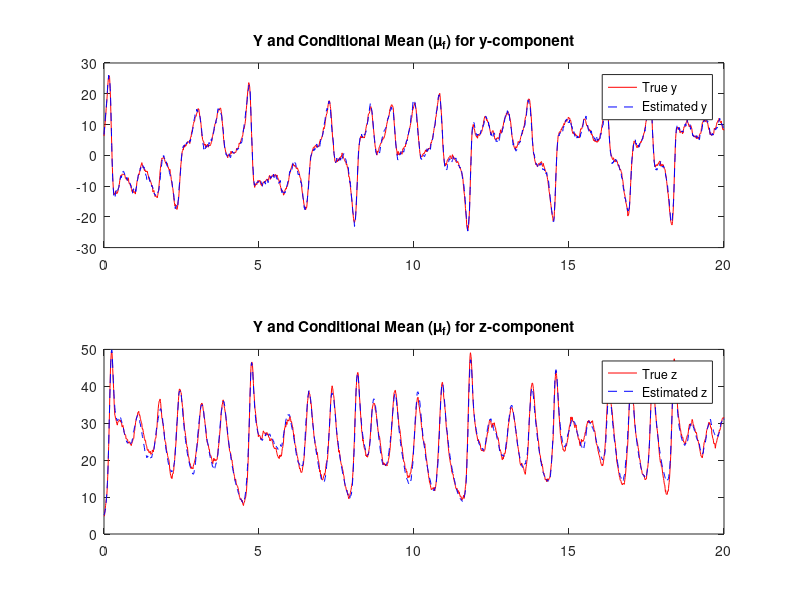

The MATLAB source for this figure:
tic
% Lorenz system parameters
sigma = 10; rho = 28; beta = 8/3;

% Time settings
dt = 0.01; T = 20;
tSpan = 0:dt:T;

% Initial conditions
X = 5;  % State variable 'x'
Y = [5; 5];  % State variables 'y' and 'z'
mu_f = Y;  % Initial conditional mean of Y
R_f = eye(2) *1.4;  % Initial conditional covariance of Y

% Stochasticity parameters
sigma_x = sqrt(2);  % Noise intensity for X
sigma_y = sqrt(12); sigma_z = sqrt(12);  % Noise intensities for Y components

% Define A_0, A_1, a_0, a_1 (inside the loop as X changes), B_1, and b_2
B_1 = sigma_x;  % Stochastic influence on X
b_2 = [sigma_y, 0; 0, sigma_z];  % Stochastic influences on Y

% Initialize history arrays
X_hist = zeros(1, length(tSpan));
Y_hist = zeros(2, length(tSpan));
mu_f_hist = zeros(2, length(tSpan));

for i = 1:length(tSpan)
    t = tSpan(i);
    
    A_0 = -sigma * X;  % A_0 for the X dynamics
    A_1 = [sigma, 0];  % A_1 maps influence of Y on X
    a_0 = [rho * X; 0];  % a_0 for the Y dynamics, dependent on X
    a_1 = [-1, -X; X, -beta];  % a_1 for the Y dynamics

    % Wiener process increments
    dW1 = sqrt(dt) * randn;  % For X
    dW2 = sqrt(dt) * randn(2, 1);  % For Y

    % Equation 8.1a: Update X using its dynamics
    dX = (A_0 + A_1 * Y) * dt + B_1 * dW1;
    X = X + dX;

    % Equation 8.1b: Update Y using its dynamics
    dY = (a_0 + a_1 * Y) * dt + b_2 * dW2;
    Y = Y + dY;

    % Store history
    X_hist(i) = X;
    Y_hist(:, i) = Y;

    % Equation 8.8a: Update mu_f 
    dmu_f = (a_0 + a_1*mu_f)*dt + (1/B_1^2)*(R_f*A_1')*(dX - (A_0 + A_1*mu_f)*dt);
    mu_f = mu_f + dmu_f;
    
    %Equation 8.8b: Update R_f
    dR_f = (a_1*R_f + R_f*a_1' + b_2*b_2' - (1/B_1^2)*(R_f*A_1')*(A_1*R_f))*dt;
    R_f = R_f + dR_f;
    
    % Store history of conditional mean
    mu_f_hist(:, i) = mu_f;
end

% Plot results
figure;
subplot(2, 1, 1);
plot(tSpan, Y_hist(1, :), 'r', tSpan, mu_f_hist(1, :), 'b--');
legend('True y', 'Estimated y');
title('Y and Conditional Mean (\mu_f) for y-component');

subplot(2, 1, 2);
plot(tSpan, Y_hist(2, :), 'r', tSpan, mu_f_hist(2, :), 'b--');
legend('True z', 'Estimated z');
title('Y and Conditional Mean (\mu_f) for z-component');
toc